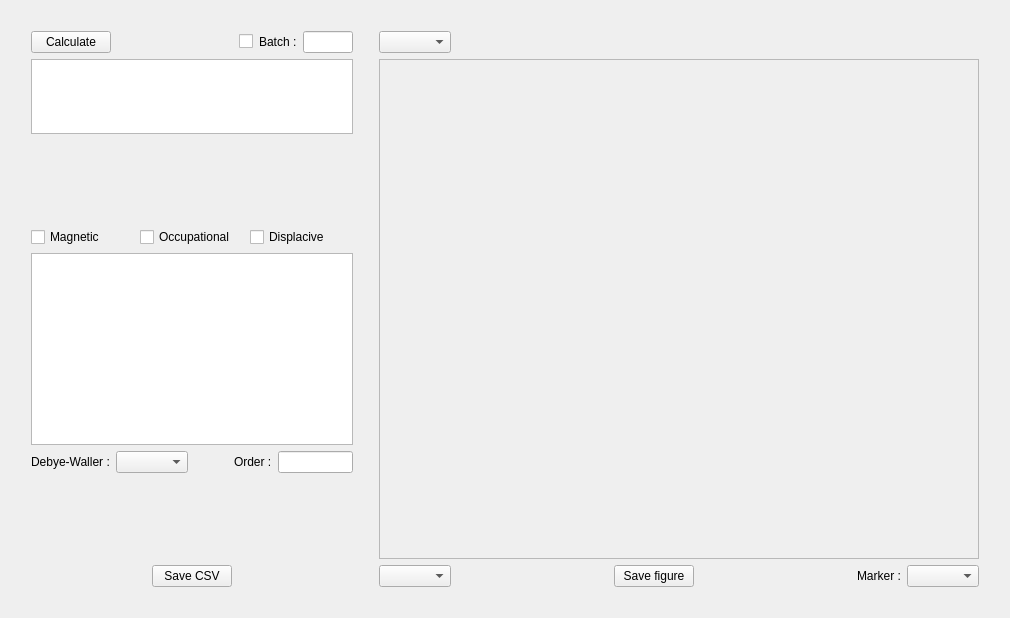
          <widget class="QWidget" name="recalc_1d">
           <attribute name="title">
            <string>Spherical average</string>
           </attribute>
           <layout class="QGridLayout" name="gridLayout_36">
            <item row="3" column="3">
             <spacer name="horizontalSpacer_86">
              <property name="orientation">
               <enum>Qt::Horizontal</enum>
              </property>
              <property name="sizeHint" stdset="0">
               <size>
                <width>40</width>
                <height>20</height>
               </size>
              </property>
             </spacer>
            </item>
            <item row="3" column="1">
             <spacer name="horizontalSpacer_87">
              <property name="orientation">
               <enum>Qt::Horizontal</enum>
              </property>
              <property name="sizeHint" stdset="0">
               <size>
                <width>40</width>
                <height>20</height>
               </size>
              </property>
             </spacer>
            </item>
            <item row="2" column="0">
             <spacer name="verticalSpacer_15">
              <property name="orientation">
               <enum>Qt::Vertical</enum>
              </property>
              <property name="sizeHint" stdset="0">
               <size>
                <width>20</width>
                <height>40</height>
               </size>
              </property>
             </spacer>
            </item>
            <item row="2" column="2">
             <spacer name="verticalSpacer_14">
              <property name="orientation">
               <enum>Qt::Vertical</enum>
              </property>
              <property name="sizeHint" stdset="0">
               <size>
                <width>20</width>
                <height>40</height>
               </size>
              </property>
             </spacer>
            </item>
            <item row="2" column="4">
             <spacer name="verticalSpacer_16">
              <property name="orientation">
               <enum>Qt::Vertical</enum>
              </property>
              <property name="sizeHint" stdset="0">
               <size>
                <width>20</width>
                <height>40</height>
               </size>
              </property>
             </spacer>
            </item>
            <item row="0" column="3">
             <spacer name="horizontalSpacer_88">
              <property name="orientation">
               <enum>Qt::Horizontal</enum>
              </property>
              <property name="sizeHint" stdset="0">
               <size>
                <width>40</width>
                <height>20</height>
               </size>
              </property>
             </spacer>
            </item>
            <item row="2" column="1">
             <layout class="QGridLayout" name="gridLayout_45">
              <item row="4" column="0">
               <widget class="QTableWidget" name="tableWidget_recalc_1d"/>
              </item>
              <item row="1" column="0">
               <widget class="QTableWidget" name="tableWidget_calc_1d">
                <property name="maximumSize">
                 <size>
                  <width>16777215</width>
                  <height>75</height>
                 </size>
                </property>
               </widget>
              </item>
              <item row="2" column="0">
               <spacer name="verticalSpacer_17">
                <property name="orientation">
                 <enum>Qt::Vertical</enum>
                </property>
                <property name="sizeHint" stdset="0">
                 <size>
                  <width>20</width>
                  <height>40</height>
                 </size>
                </property>
               </spacer>
              </item>
              <item row="7" column="0">
               <layout class="QGridLayout" name="gridLayout_96">
                <item row="0" column="2">
                 <spacer name="horizontalSpacer_91">
                  <property name="orientation">
                   <enum>Qt::Horizontal</enum>
                  </property>
                  <property name="sizeHint" stdset="0">
                   <size>
                    <width>40</width>
                    <height>20</height>
                   </size>
                  </property>
                 </spacer>
                </item>
                <item row="0" column="0">
                 <spacer name="horizontalSpacer_90">
                  <property name="orientation">
                   <enum>Qt::Horizontal</enum>
                  </property>
                  <property name="sizeHint" stdset="0">
                   <size>
                    <width>40</width>
                    <height>20</height>
                   </size>
                  </property>
                 </spacer>
                </item>
                <item row="0" column="1">
                 <widget class="QPushButton" name="pushButton_save_intens_CSV">
                  <property name="text">
                   <string>Save CSV</string>
                  </property>
                 </widget>
                </item>
               </layout>
              </item>
              <item row="3" column="0">
               <layout class="QGridLayout" name="gridLayout_89">
                <item row="0" column="0">
                 <widget class="QCheckBox" name="checkBox_mag_recalc_1d">
                  <property name="text">
                   <string>Magnetic</string>
                  </property>
                 </widget>
                </item>
                <item row="0" column="1">
                 <widget class="QCheckBox" name="checkBox_occ_recalc_1d">
                  <property name="text">
                   <string>Occupational</string>
                  </property>
                 </widget>
                </item>
                <item row="0" column="2">
                 <widget class="QCheckBox" name="checkBox_dis_recalc_1d">
                  <property name="text">
                   <string>Displacive</string>
                  </property>
                 </widget>
                </item>
               </layout>
              </item>
              <item row="0" column="0">
               <layout class="QGridLayout" name="gridLayout_87">
                <item row="0" column="1">
                 <spacer name="horizontalSpacer_89">
                  <property name="orientation">
                   <enum>Qt::Horizontal</enum>
                  </property>
                  <property name="sizeHint" stdset="0">
                   <size>
                    <width>40</width>
                    <height>20</height>
                   </size>
                  </property>
                 </spacer>
                </item>
                <item row="0" column="0">
                 <widget class="QPushButton" name="pushButton_calc_1d">
                  <property name="text">
                   <string>Calculate</string>
                  </property>
                 </widget>
                </item>
                <item row="0" column="3">
                 <widget class="QLabel" name="label_batch_calc_1d">
                  <property name="text">
                   <string>Batch :</string>
                  </property>
                 </widget>
                </item>
                <item row="0" column="2">
                 <widget class="QCheckBox" name="checkBox_batch_calc_1d">
                  <property name="text">
                   <string/>
                  </property>
                 </widget>
                </item>
                <item row="0" column="4">
                 <widget class="QLineEdit" name="lineEdit_runs_calc_1d">
                  <property name="maximumSize">
                   <size>
                    <width>50</width>
                    <height>16777215</height>
                   </size>
                  </property>
                 </widget>
                </item>
               </layout>
              </item>
              <item row="5" column="0">
               <layout class="QGridLayout" name="gridLayout_99">
                <item row="0" column="2">
                 <spacer name="horizontalSpacer_32">
                  <property name="orientation">
                   <enum>Qt::Horizontal</enum>
                  </property>
                  <property name="sizeHint" stdset="0">
                   <size>
                    <width>40</width>
                    <height>20</height>
                   </size>
                  </property>
                 </spacer>
                </item>
                <item row="0" column="0">
                 <widget class="QLabel" name="label_adp_label_1d">
                  <property name="text">
                   <string>Debye-Waller :</string>
                  </property>
                 </widget>
                </item>
                <item row="0" column="3">
                 <widget class="QLabel" name="label_order_calc_1d">
                  <property name="text">
                   <string>Order :</string>
                  </property>
                 </widget>
                </item>
                <item row="0" column="1">
                 <widget class="QComboBox" name="comboBox_adp_recalc_1d"/>
                </item>
                <item row="0" column="4">
                 <widget class="QLineEdit" name="lineEdit_order_calc_1d">
                  <property name="maximumSize">
                   <size>
                    <width>75</width>
                    <height>16777215</height>
                   </size>
                  </property>
                 </widget>
                </item>
               </layout>
              </item>
              <item row="6" column="0">
               <spacer name="verticalSpacer_19">
                <property name="orientation">
                 <enum>Qt::Vertical</enum>
                </property>
                <property name="sizeHint" stdset="0">
                 <size>
                  <width>20</width>
                  <height>40</height>
                 </size>
                </property>
               </spacer>
              </item>
             </layout>
            </item>
            <item row="2" column="3">
             <layout class="QGridLayout" name="gridLayout_53">
              <item row="2" column="0">
               <layout class="QGridLayout" name="gridLayout_98">
                <item row="0" column="1">
                 <spacer name="horizontalSpacer_93">
                  <property name="orientation">
                   <enum>Qt::Horizontal</enum>
                  </property>
                  <property name="sizeHint" stdset="0">
                   <size>
                    <width>40</width>
                    <height>20</height>
                   </size>
                  </property>
                 </spacer>
                </item>
                <item row="0" column="2">
                 <widget class="QPushButton" name="pushButton_save_calc_3d_2">
                  <property name="text">
                   <string>Save figure</string>
                  </property>
                 </widget>
                </item>
                <item row="0" column="3">
                 <spacer name="horizontalSpacer_94">
                  <property name="orientation">
                   <enum>Qt::Horizontal</enum>
                  </property>
                  <property name="sizeHint" stdset="0">
                   <size>
                    <width>40</width>
                    <height>20</height>
                   </size>
                  </property>
                 </spacer>
                </item>
                <item row="0" column="0">
                 <widget class="QComboBox" name="comboBox_norm_calc_1d"/>
                </item>
                <item row="0" column="4">
                 <widget class="QLabel" name="label_marker_calc_1d">
                  <property name="text">
                   <string>Marker :</string>
                  </property>
                 </widget>
                </item>
                <item row="0" column="5">
                 <widget class="QComboBox" name="comboBox_marker_calc_1d"/>
                </item>
               </layout>
              </item>
              <item row="0" column="0">
               <layout class="QGridLayout" name="gridLayout_26">
                <item row="0" column="1">
                 <spacer name="horizontalSpacer_15">
                  <property name="orientation">
                   <enum>Qt::Horizontal</enum>
                  </property>
                  <property name="sizeHint" stdset="0">
                   <size>
                    <width>40</width>
                    <height>20</height>
                   </size>
                  </property>
                 </spacer>
                </item>
                <item row="0" column="0">
                 <widget class="QComboBox" name="comboBox_prof_calc_1d"/>
                </item>
               </layout>
              </item>
              <item row="1" column="0">
               <widget class="QFrame" name="frame_9">
                <property name="minimumSize">
                 <size>
                  <width>600</width>
                  <height>500</height>
                 </size>
                </property>
                <property name="frameShape">
                 <enum>QFrame::StyledPanel</enum>
                </property>
                <property name="frameShadow">
                 <enum>QFrame::Raised</enum>
                </property>
                <layout class="QGridLayout" name="gridLayout_100">
                 <item row="0" column="0">
                  <widget class="Canvas" name="canvas_calc_1d" native="true"/>
                 </item>
                </layout>
               </widget>
              </item>
             </layout>
            </item>
           </layout>
          </widget>
